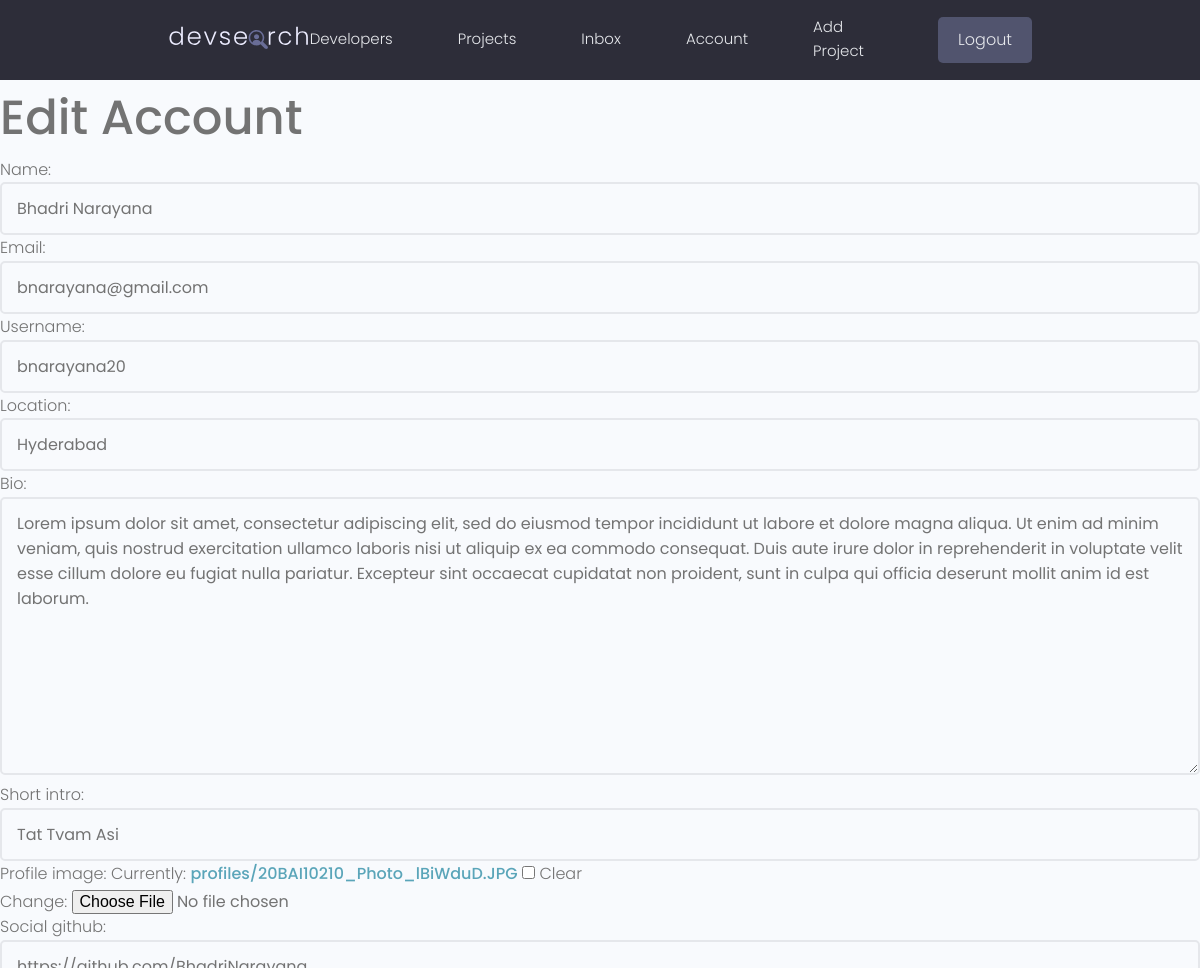
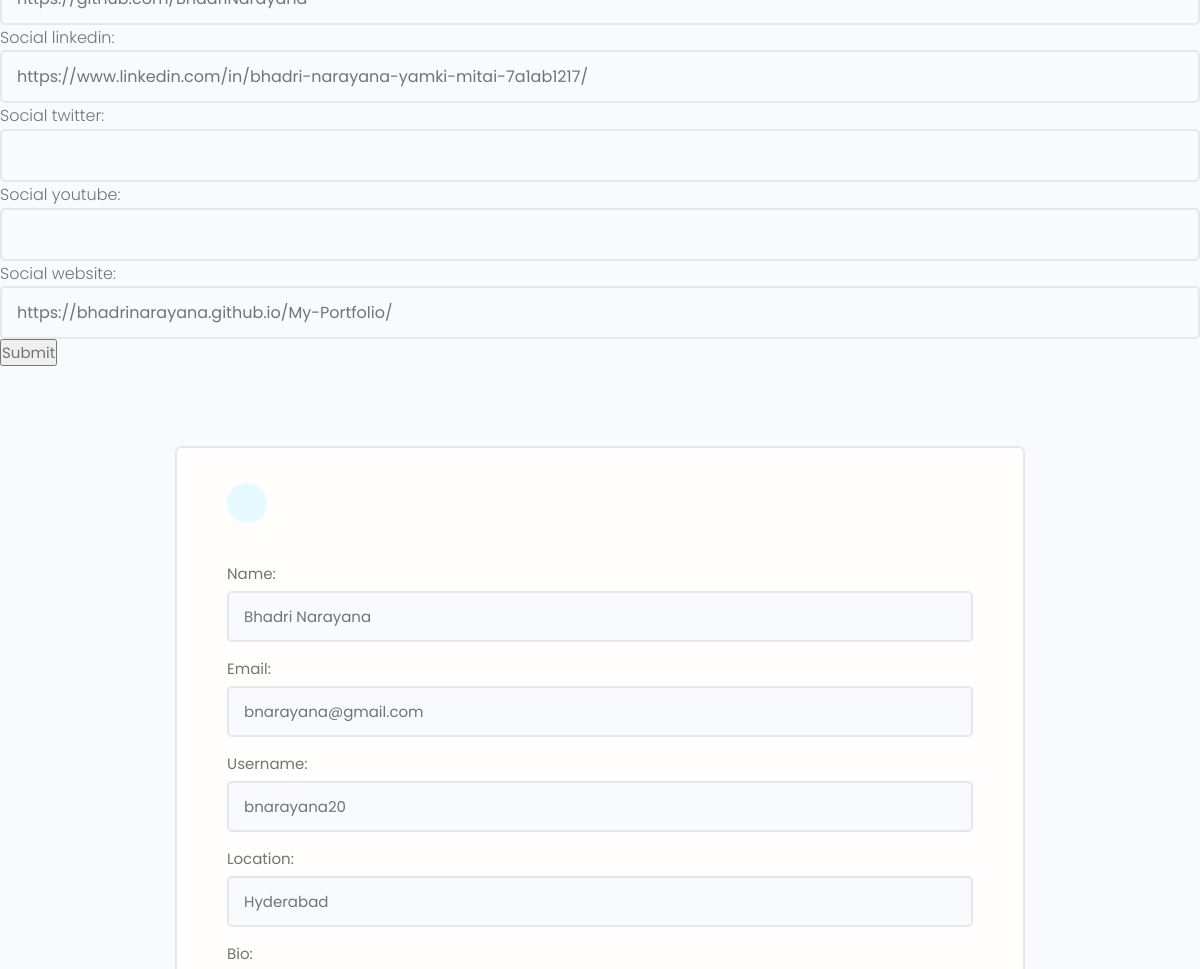
Before: /edit-account/ (signed in, upper part) with the older database file (2 pictures, top to bottom).
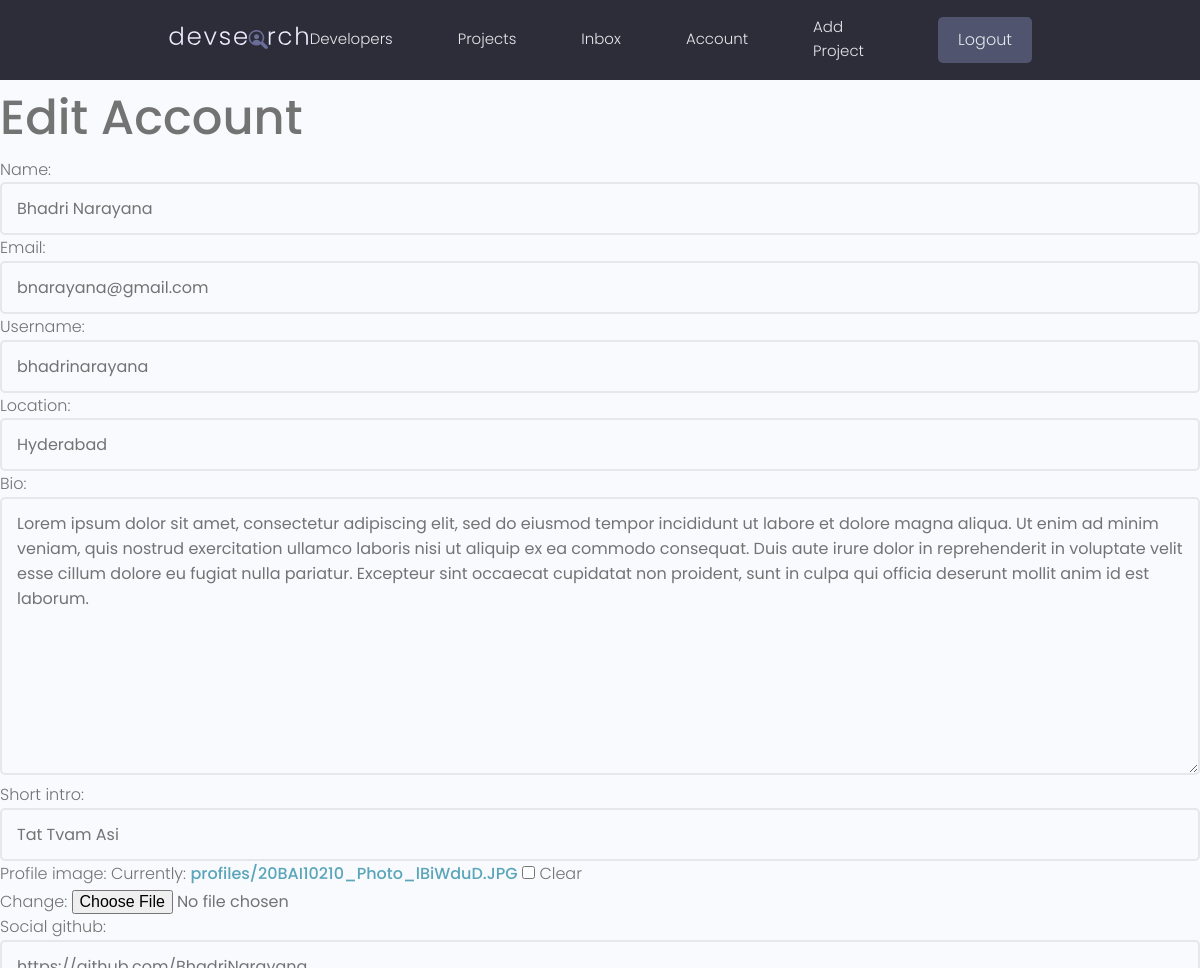
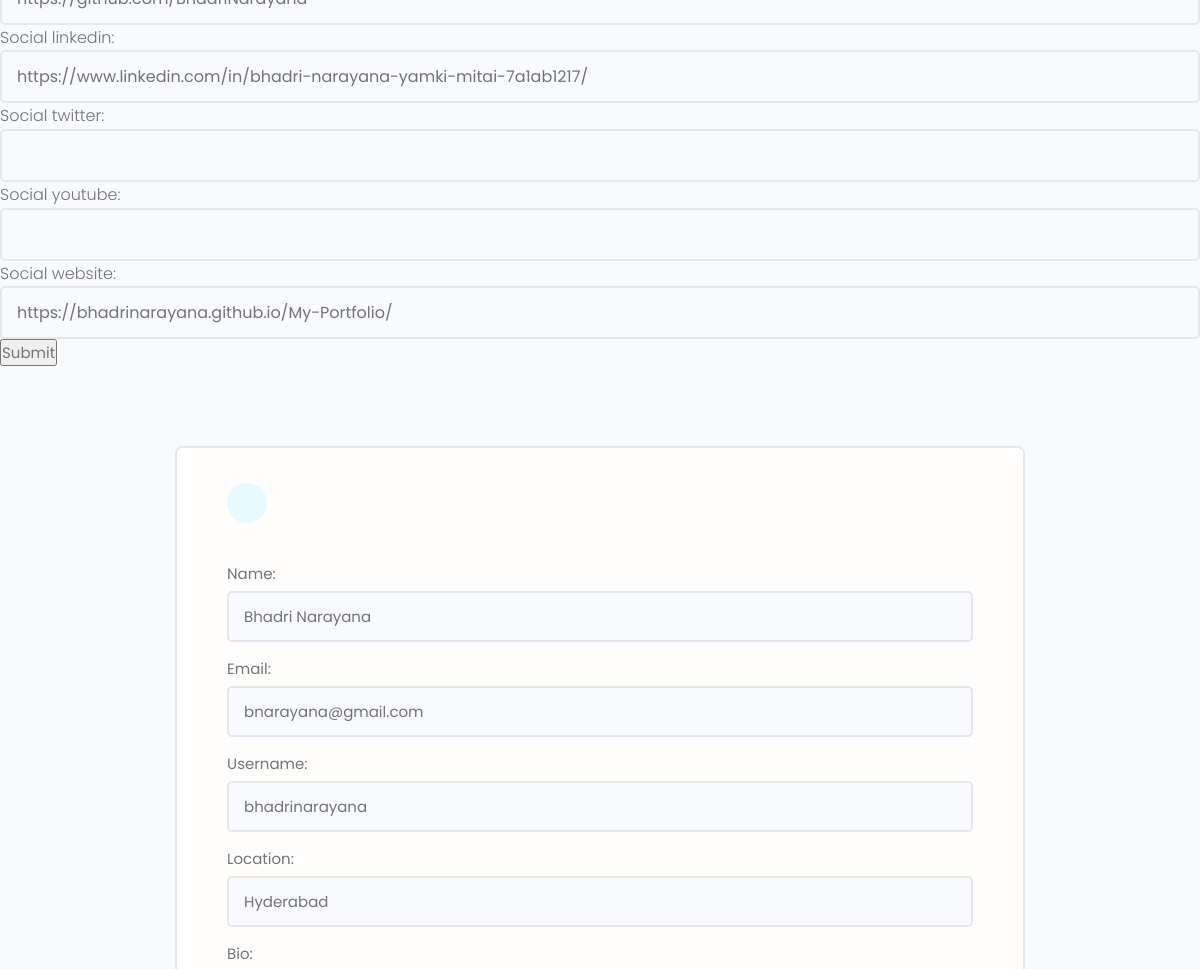
After: the same page with the newer database file (2 pictures, top to bottom).
### users/models.py (models this page shows, shortened)
class Profile(models.Model):
    user = models.OneToOneField(User, on_delete = models.CASCADE, null = True, blank = True)
    name = models.CharField(max_length = 200, blank = True, null = True)
    username = models.CharField(max_length=200, blank = True, null = True)
    location = models.CharField(max_length=200, blank = True, null = True)
    email = models.EmailField(max_length = 500, blank = True, null = True)
    short_intro = models.CharField(max_length = 200, blank = True, null = True)
    bio = models.TextField(blank = True, null = True)
    profile_image = models.ImageField(null = True, blank = True, upload_to = 'profiles/', default="profiles/default.png")
    social_github = models.CharField(max_length = 200, blank=True, null = True)
    social_twitter = models.CharField(max_length = 200, blank=True, null = True)
    social_linkedin = models.CharField(max_length = 200, blank=True, null = True)
    social_youtube = models.CharField(max_length = 200, blank=True, null = True)
    social_website = models.CharField(max_length = 200, blank=True, null = True)
    created = models.DateTimeField(auto_now_add=True)
    id = models.UUIDField(default = uuid.uuid4, primary_key=True, unique=True, editable=False)

### users/views.py (the view)
# urls.py: path('edit-account/', views.editAccount, name = 'edit-account'),
@login_required(login_url='login')
def editAccount(request):
    profile = request.user.profile
    form = ProfileForm(instance = profile)
    if request.method == 'POST':
        form = ProfileForm(request.POST, request.FILES, instance=profile)
        if form.is_valid():
            form.save()
            return redirect('account')
    return render(request, 'users/profile_form.html', {'form':form})

### users/forms.py
class ProfileForm(ModelForm):
    class Meta:
        model = Profile
        fields = ['name', 'email', 'username', 'location', 'bio', 'short_intro', 'profile_image', 'social_github', 'social_linkedin', 'social_twitter', 'social_youtube', 'social_website']
    def __init__(self, *args, **kwargs):
        super(ProfileForm, self).__init__(*args, **kwargs)
        for name, field in self.fields.items():
            field.widget.attrs.update({'class': 'input'})

### users/templates/users/profile_form.html (shortened to what this page needs)
{% extends 'main.html' %}
{% block content %}
<h1>Edit Account</h1>
<form action="{% url 'edit-account' %}" method = 'POST' enctype = "multipart/form-data">
    {{form.as_p}}
    <input type="submit" value = "Submit">
</form>
<main class="formPage my-xl">
    <div class="content-box">
        <div class="formWrapper">
            <a class="backButton" href="#"></a>
            <br>
            <form class="form" method="POST" action = "{% url 'edit-account' %}" enctype = "multipart/form-data">
                {% for field in form %}
                <div class="form__field">
                    <label for="formInput#text">{{field.label}}: </label>
                    {{field}}
                </div>
                {% endfor %}
            </form>
        </div>
    </div>
</main>
{% endblock content %}

Changed rows visible on the page:
changed Profile "Bhadri Narayana": username "bnarayana20" → "bhadrinarayana"
